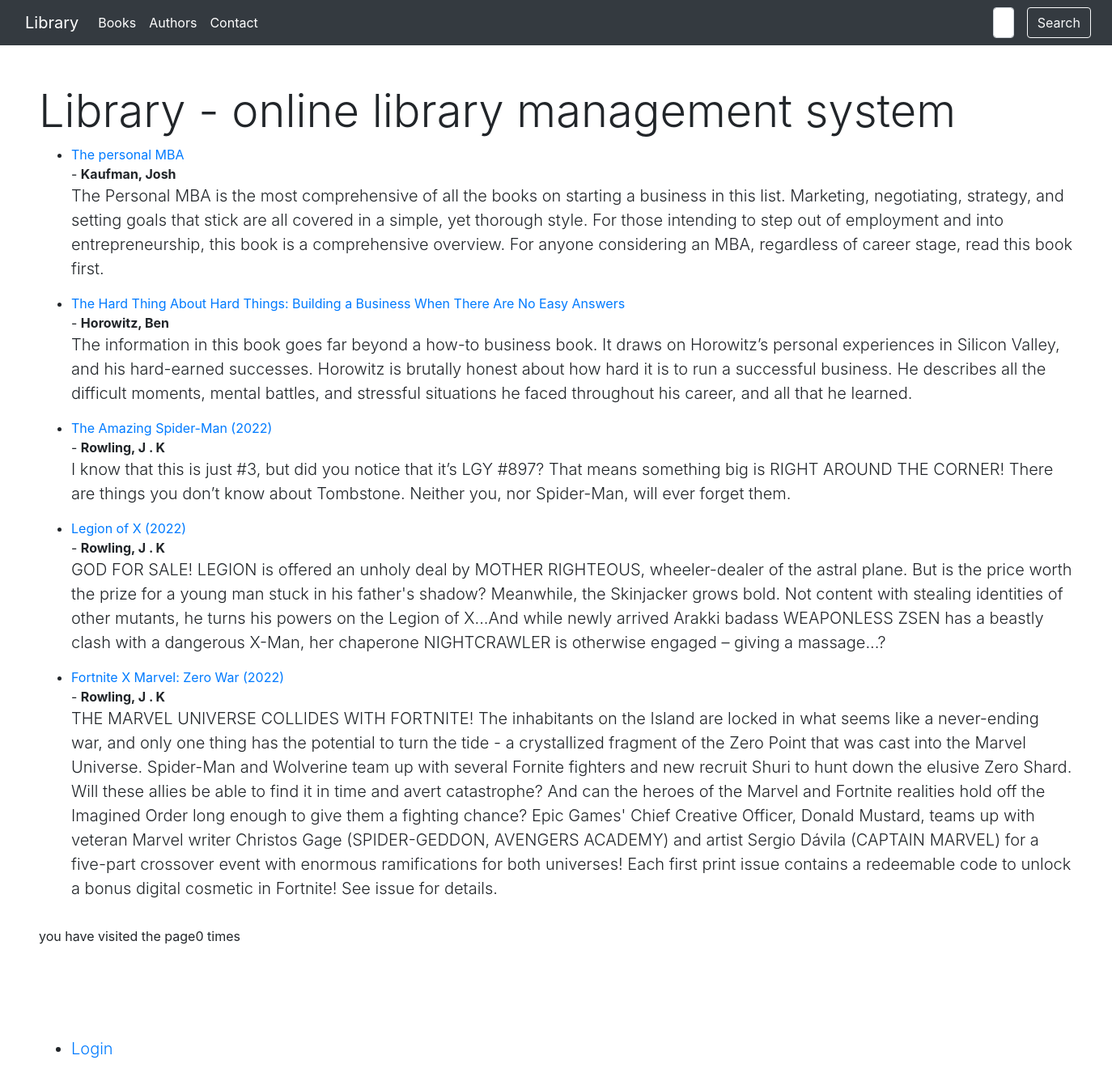
Page /catalog/ on the committed database.
### catalog/models.py (models this page shows, shortened)
class Book(models.Model):
    name = models.CharField(max_length=200)
    author = models.ForeignKey('Author', on_delete=models.SET_NULL, null=True)
    summary = models.TextField(max_length=1000, help_text='Enter a brief description of the book')
    genre = models.ManyToManyField(Genre, help_text='Select a genre for this book')

class Author(models.Model):
    first_name = models.CharField(max_length=100)
    last_name = models.CharField(max_length=100)
    desc=models.TextField(default='',max_length=1000)
    def __str__(self):
        return f'{self.last_name}, {self.first_name}'

### catalog/views.py (the view)
# urls.py: path('',views.index,name='home'),
def index(request):
    num_visit=request.session.get('num_visit',0)
    request.session['num_visit']=num_visit + 1
    book=Book.objects.all()
    book_avail=BookInstance.objects.all().count()
    author=Author.objects.all()
    context={
        'book':book,
        'book_avail':book_avail,
        'author':author,
        'num_visit':num_visit
    }
    return render(request,'catalog/index.html',context=context)

### catalog/templates/catalog/index.html (shortened to what this page needs)
{% extends 'catalog/basic.html' %}
{% block body %}
    <div class='container-fluid'>
        <div class='row p-5 '>
            <h1 class='display-4 text-center'>Library - online library management system</h1>
            <ul>
            {% for i in book %}
            <li><a href="/catalog/books/{{i.id}}">{{i.name}}</a></li> - <strong>{{i.author}}</strong>
            <p class='lead'>{{i.summary}}</p>
            {% endfor %}
            </ul>
            <p>you have visited the page{{num_visit}} time{{num_visit|pluralize}}</p>
        </div>
    </div>
{% endblock  %}

### catalog/templates/catalog/basic.html (shortened to what this page needs)
<!doctype html>
<html lang="en">
  <head>
    <link rel="stylesheet" href="https://stackpath.bootstrapcdn.com/bootstrap/4.3.1/css/bootstrap.min.css">
  </head>
  <body>
    {% load static %}
    <nav class="navbar navbar-expand-lg navbar-dark bg-dark">
      <div class="container-fluid">
        <a class="navbar-brand" href="{%url 'home'%}">Library</a>
        <div class="collapse navbar-collapse" id="navbarSupportedContent">
          <ul class="navbar-nav me-auto mb-2 mb-lg-0">
            <li class="nav-item">
              <a class="nav-link active" aria-current="page" href="{%url 'books'%}">Books</a>
            </li>
            <li class="nav-item">
              <a class="nav-link active" href="{%url 'authors'%}">Authors</a>
            </li>
            <li class="nav-item">
              <a class="nav-link active" href="{%url 'contact'%}" tabindex="-1" aria-disabled="true">Contact</a>
            </li>
          </ul>
          <form class="d-flex" style='margin-left:900px'>
            <input class="form-control me-2" type="search" placeholder="Search" aria-label="Search">
            <button class="btn mx-3 btn-outline-light" type="submit">Search</button>
          </form>
        </div>
      </div>
    </nav>
    {% block body %}
    {% endblock  %}
    <div class='container-fluid p-5'>
        <ul class="sidebar-nav lead">
        {% if user.is_authenticated %}
        <li>User: {{ user.get_username }}</li>
        <li><a href="{% url 'logout'%}?next={{request.path}}">Logout</a></li>
        {% else %}
        <li><a href="{% url 'login'%}?next={{request.path}}">Login</a></li>
        {% endif %}
     </ul>
    </div>
  </body>
</html>

### rows in the picture
Book: name "The personal MBA", author "Kaufman, Josh", summary "The Personal MBA is the most comprehensive of all the books on starting a business in this list. Marketing, negotiating, strategy, and setting goals that stick are all covered in a simple, yet thorough style. For those intending to step out of employment and into entrepreneurship, this book is a comprehensive overview. For anyone considering an MBA, regardless of career stage, read this book first."
Book: name "The Hard Thing About Hard Things: Building a Business When There Are No Easy Answers", author "Horowitz, Ben", summary "The information in this book goes far beyond a how-to business book. It draws on Horowitz’s personal experiences in Silicon Valley, and his hard-earned successes. Horowitz is brutally honest about how hard it is to run a successful business. He describes all the difficult moments, mental battles, and stressful situations he faced throughout his career, and all that he learned."
Book: name "The Amazing Spider-Man (2022)", author "Rowling, J . K", summary "I know that this is just #3, but did you notice that it’s LGY #897? That means something big is RIGHT AROUND THE CORNER! There are things you don’t know about Tombstone. Neither you, nor Spider-Man, will ever forget them."
Book: name "Legion of X (2022)", author "Rowling, J . K", summary "GOD FOR SALE! LEGION is offered an unholy deal by MOTHER RIGHTEOUS, wheeler-dealer of the astral plane. But is the price worth the prize for a young man stuck in his father's shadow? Meanwhile, the Skinjacker grows bold. Not content with stealing identities of other mutants, he turns his powers on the Legion of X...And while newly arrived Arakki badass WEAPONLESS ZSEN has a beastly clash with a dangerous X-Man, her chaperone NIGHTCRAWLER is otherwise engaged – giving a massage...?"
Book: name "Fortnite X Marvel: Zero War (2022)", author "Rowling, J . K", summary "THE MARVEL UNIVERSE COLLIDES WITH FORTNITE! The inhabitants on the Island are locked in what seems like a never-ending war, and only one thing has the potential to turn the tide - a crystallized fragment of the Zero Point that was cast into the Marvel Universe. Spider-Man and Wolverine team up with several Fornite fighters and new recruit Shuri to hunt down the elusive Zero Shard. Will these allies be able to find it in time and avert catastrophe? And can the heroes of the Marvel and Fortnite realities hold off the Imagined Order long enough to give them a fighting chance? Epic Games' Chief Creative Officer, Donald Mustard, teams up with veteran Marvel writer Christos Gage (SPIDER-GEDDON,…"

### other values in the picture
{{ num_visit }} "0"
